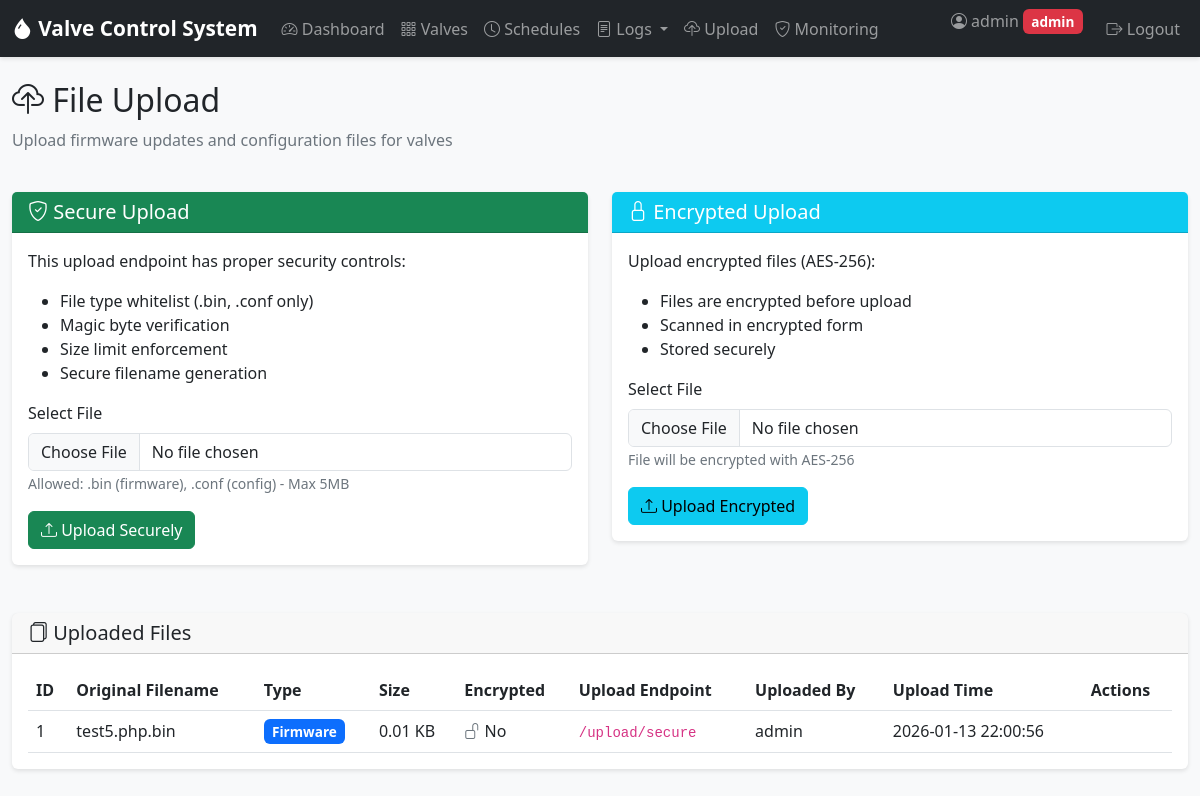
Screenshot of /upload (signed in) with the database file from the repository.
### tables this page shows
CREATE TABLE file_uploads (
            id INTEGER PRIMARY KEY AUTOINCREMENT,
            original_filename TEXT NOT NULL,
            stored_filename TEXT NOT NULL,
            file_type TEXT CHECK(file_type IN ('firmware', 'config', 'encrypted')),
            file_size INTEGER NOT NULL,
            upload_endpoint TEXT NOT NULL,
            uploaded_by INTEGER NOT NULL,
            is_encrypted BOOLEAN DEFAULT 0,
            scan_status TEXT CHECK(scan_status IN ('pending', 'clean', 'malicious', 'skipped')),
            applied_to_valve INTEGER,
            upload_timestamp TIMESTAMP DEFAULT CURRENT_TIMESTAMP,
            FOREIGN KEY (uploaded_by) REFERENCES users(id),
            FOREIGN KEY (applied_to_valve) REFERENCES valves(id)
        );

CREATE TABLE users (
            id INTEGER PRIMARY KEY AUTOINCREMENT,
            username TEXT UNIQUE NOT NULL,
            password_hash TEXT NOT NULL,
            role TEXT NOT NULL CHECK(role IN ('admin', 'operator')),
            email TEXT,
            created_at TIMESTAMP DEFAULT CURRENT_TIMESTAMP,
            last_login TIMESTAMP
        );

### app/routes/upload.py (the view)
@upload_bp.route('/upload')
@admin_required
def upload_index():
    uploaded_files = FileUpload.get_all()
    return render_template('upload.html', uploaded_files=uploaded_files)

### app/app.py (called while the page is built)
@app.before_request
def before_request_security():
    return security_checks()

### app/models.py (called while the page is built)
def get_db_connection():
    conn = sqlite3.connect(DATABASE_PATH)
    conn.row_factory = sqlite3.Row
    return conn

    @staticmethod
    def get_all():
        conn = get_db_connection()
        uploads = conn.execute(
            '''SELECT fu.*, u.username
               FROM file_uploads fu
               JOIN users u ON fu.uploaded_by = u.id
               ORDER BY fu.upload_timestamp DESC''',
        ).fetchall()
        conn.close()
        return [dict(upload) for upload in uploads]

    @staticmethod
    def is_blocked(ip_address):
        conn = get_db_connection()
        blocked = conn.execute(
            '''SELECT * FROM blocked_ips
               WHERE ip_address = ? AND is_active = 1
               AND (blocked_until IS NULL OR blocked_until > datetime("now"))''',
            (ip_address,)
        ).fetchone()
        conn.close()
        return dict(blocked) if blocked else None

    @staticmethod
    def is_locked(user_id):
        conn = get_db_connection()
        locked = conn.execute(
            '''SELECT * FROM users_locked
               WHERE user_id = ?
               AND (locked_until IS NULL OR locked_until > datetime("now"))''',
            (user_id,)
        ).fetchone()
        conn.close()
        return dict(locked) if locked else None

### app/utils/auth_helpers.py (called while the page is built)
def admin_required(f):
    @wraps(f)
    def decorated_function(*args, **kwargs):
        if 'user_id' not in session:
            flash('Please log in to access this page', 'warning')
            return redirect(url_for('auth.login'))
        if session.get('role') != 'admin':
            flash('Admin access required', 'danger')
            return redirect(url_for('dashboard.index'))
        return f(*args, **kwargs)
    return decorated_function

### app/utils/monitoring.py (called while the page is built)
def detect_suspicious_user_agent():
    user_agent = request.headers.get('User-Agent', '').lower()
    for suspicious in SUSPICIOUS_USER_AGENTS:
        if suspicious in user_agent:
            return True, suspicious
    return False, None

def detect_cookie_manipulation():
    cookies = request.cookies
    session_cookie = cookies.get('session')
    if session_cookie:
        if len(session_cookie) > 1000:
            return True, "Oversized session cookie"
        if any(char in session_cookie for char in ['<', '>', '"', "'"]):
            return True, "Suspicious characters in cookie"
    return False, None

### app/templates/upload.html (shortened to what this page needs)
{% extends "base.html" %}
{% block content %}
<div class="row mb-4">
    <div class="col-12">
        <h2><i class="bi bi-cloud-upload"></i> File Upload</h2>
        <p class="text-muted">Upload firmware updates and configuration files for valves</p>
    </div>
</div>
<div class="row">
    <div class="col-md-6">
        <div class="card mb-4">
            <div class="card-header bg-success text-white">
                <h5 class="mb-0"><i class="bi bi-shield-check"></i> Secure Upload</h5>
            </div>
            <div class="card-body">
                <p>This upload endpoint has proper security controls:</p>
                <ul>
                    <li>File type whitelist (.bin, .conf only)</li>
                    <li>Magic byte verification</li>
                    <li>Size limit enforcement</li>
                    <li>Secure filename generation</li>
                </ul>
                <form method="POST" action="{{ url_for('upload.upload_secure') }}" enctype="multipart/form-data">
                    <div class="mb-3">
                        <label for="file_secure" class="form-label">Select File</label>
                        <input type="file" class="form-control" id="file_secure" name="file" required>
                        <small class="text-muted">Allowed: .bin (firmware), .conf (config) - Max 5MB</small>
                    </div>
                    <button type="submit" class="btn btn-success">
                        <i class="bi bi-upload"></i> Upload Securely
                    </button>
                </form>
            </div>
        </div>
    </div>
    <div class="col-md-6">
        <div class="card mb-4">
            <div class="card-header bg-info text-white">
                <h5 class="mb-0"><i class="bi bi-lock"></i> Encrypted Upload</h5>
            </div>
            <div class="card-body">
                <p>Upload encrypted files (AES-256):</p>
                <ul>
                    <li>Files are encrypted before upload</li>
                    <li>Scanned in encrypted form</li>
                    <li>Stored securely</li>
                </ul>
                <form method="POST" action="{{ url_for('upload.upload_encrypted') }}" enctype="multipart/form-data">
                    <div class="mb-3">
                        <label for="file_encrypted" class="form-label">Select File</label>
                        <input type="file" class="form-control" id="file_encrypted" name="file" required>
                        <small class="text-muted">File will be encrypted with AES-256</small>
                    </div>
                    <button type="submit" class="btn btn-info">
                        <i class="bi bi-upload"></i> Upload Encrypted
                    </button>
                </form>
            </div>
        </div>
    </div>
</div>
<div class="row mt-4">
    <div class="col-12">
        <div class="card">
            <div class="card-header">
                <h5 class="mb-0"><i class="bi bi-files"></i> Uploaded Files</h5>
            </div>
            <div class="card-body">
                {% if uploaded_files %}
                <div class="table-responsive">
                    <table class="table table-hover">
                        <thead>
                            <tr>
                                <th>ID</th>
                                <th>Original Filename</th>
                                <th>Type</th>
                                <th>Size</th>
                                <th>Encrypted</th>
                                <th>Upload Endpoint</th>
                                <th>Uploaded By</th>
                                <th>Upload Time</th>
                                <th>Actions</th>
                            </tr>
                        </thead>
                        <tbody>
                            {% for file in uploaded_files %}
                            <tr>
                                <td>{{ file.id }}</td>
                                <td>{{ file.original_filename }}</td>
                                <td>
                                    {% if file.file_type == 'firmware' %}
                                        <span class="badge bg-primary">Firmware</span>
                                    {% elif file.file_type == 'config' %}
                                        <span class="badge bg-info">Config</span>
                                    {% elif file.file_type == 'encrypted' %}
                                        <span class="badge bg-warning">Encrypted</span>
                                    {% else %}
                                        <span class="badge bg-secondary">{{ file.file_type }}</span>
                                    {% endif %}
                                </td>
                                <td>{{ "%.2f"|format(file.file_size / 1024) }} KB</td>
                                <td>
                                    {% if file.is_encrypted %}
                                        <i class="bi bi-lock-fill text-warning"></i> Yes
                                    {% else %}
                                        <i class="bi bi-unlock text-muted"></i> No
                                    {% endif %}
                                </td>
                                <td><code>{{ file.upload_endpoint }}</code></td>
                                <td>{{ file.username }}</td>
                                <td>{{ file.upload_timestamp }}</td>
                                <td>
                                </td>
                            </tr>
                            {% endfor %}
                        </tbody>
                    </table>
                </div>
                {% else %}
                <div class="alert alert-info">
                    <i class="bi bi-info-circle"></i> No files uploaded yet.
                </div>
                {% endif %}
            </div>
        </div>
    </div>
</div>
{% endblock %}

### app/static/css/style.css (style rules this page uses)
body { font-family: 'Segoe UI', Tahoma, Geneva, Verdana, sans-serif; background-color: #f8f9fa; }
.card { margin-bottom: 20px; box-shadow: 0 2px 4px rgba(0,0,0,.1); border: none; }
.card-header { font-weight: 600; }
.table { margin-bottom: 0; }
.badge { font-size: 0.85em; padding: 0.4em 0.6em; }
.btn { transition: all 0.3s ease; }
.text-muted { color: #6c757d !important; }

### rows the page displays
file_uploads: id "1", original_filename "test5.php.bin", file_type "Firmware", file.file_size/1024 "0.01", is_encrypted False (drawn), upload_endpoint "/upload/secure", username "admin", upload_timestamp "2026-01-13 22:00:56"

### other values shown
{{ session.username }} "admin"
{{ session.role }} "admin"
